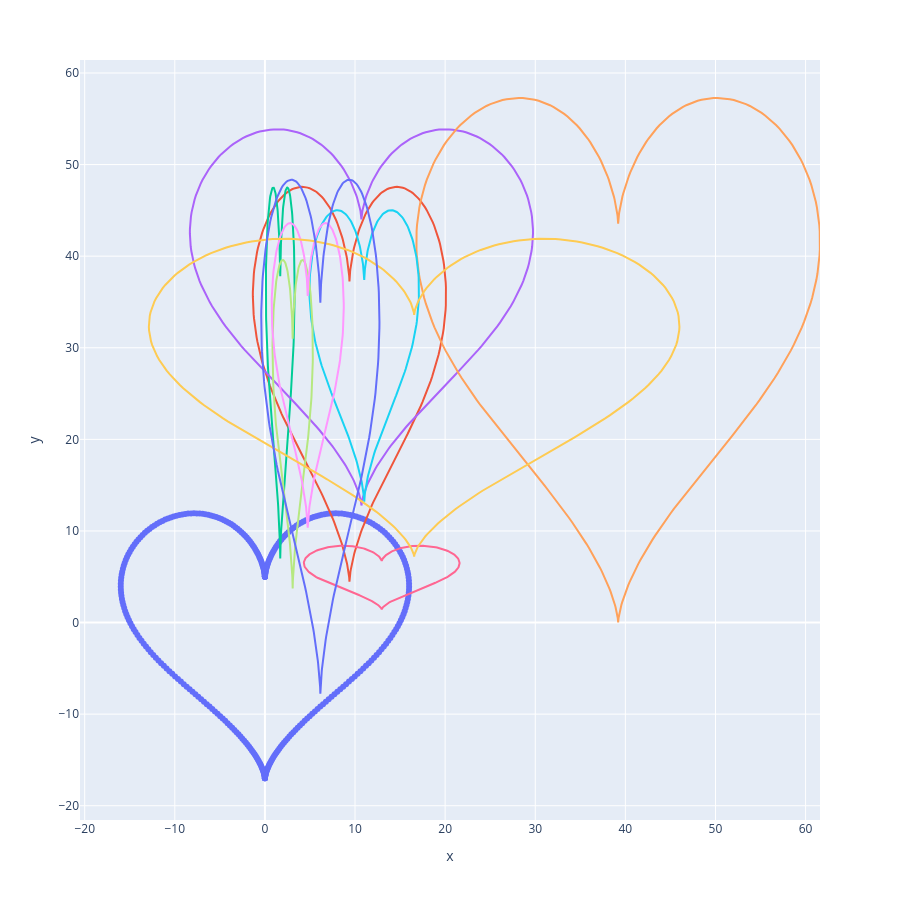

Notebook cell for this chart:
### Code cell
import numpy as np
import plotly.express as px
import random


def heart():
    # http://mathworld.wolfram.com/HeartCurve.html
    t = np.linspace(0, 2 * np.pi, 360)
    # print(t)
    x = 16 * np.sin(t) ** 3
    y = 13 * np.cos(t) - 5 * np.cos(2 * t) - 2 * np.cos(3 * t) - np.cos(4 * t)
    # return px.scatter(x=x, y=y)
    fig = px.scatter(x=x, y=y, width=900, height=900)
    for _ in range(10):
        fig.add_scatter(
            x=(x + random.randrange(5, 30)) * random.randrange(10, 200) / 100,
            y=(y + random.randrange(5, 30)) * random.randrange(10, 200) / 100,
        )
        # fig.add_scatter(x=x + 20, y=y)
    fig.update_layout(showlegend=False)
    return fig


heart()

### Figure 1 — Plotly figure (JSON) as saved in the notebook; plotly's stock layout.template omitted (floating-point values rounded to 4 significant figures; data arrays with more than 128 entries replaced by an {"elided": "..."} marker saying what was removed)
{"data": [{"hovertemplate": "x=%{x}<br>y=%{y}<extra></extra>", "legendgroup": "", "marker": {"color": "#636efa", "symbol": "circle"}, "mode": "markers", "name": "", "orientation": "v", "showlegend": false, "type": "scatter", "x": {"elided": "360 float values"}, "xaxis": "x", "y": {"elided": "360 float values"}, "yaxis": "y"}, {"type": "scatter", "x": {"elided": "360 float values"}, "y": {"elided": "360 float values"}}, {"type": "scatter", "x": {"elided": "360 float values"}, "y": {"elided": "360 float values"}}, {"type": "scatter", "x": {"elided": "360 float values"}, "y": {"elided": "360 float values"}}, {"type": "scatter", "x": {"elided": "360 float values"}, "y": {"elided": "360 float values"}}, {"type": "scatter", "x": {"elided": "360 float values"}, "y": {"elided": "360 float values"}}, {"type": "scatter", "x": {"elided": "360 float values"}, "y": {"elided": "360 float values"}}, {"type": "scatter", "x": {"elided": "360 float values"}, "y": {"elided": "360 float values"}}, {"type": "scatter", "x": {"elided": "360 float values"}, "y": {"elided": "360 float values"}}, {"type": "scatter", "x": {"elided": "360 float values"}, "y": {"elided": "360 float values"}}, {"type": "scatter", "x": {"elided": "360 float values"}, "y": {"elided": "360 float values"}}], "layout": {"height": 900, "legend": {"tracegroupgap": 0}, "margin": {"t": 60}, "showlegend": false, "width": 900, "xaxis": {"anchor": "y", "domain": [0, 1], "title": {"text": "x"}}, "yaxis": {"anchor": "x", "domain": [0, 1], "title": {"text": "y"}}}}
